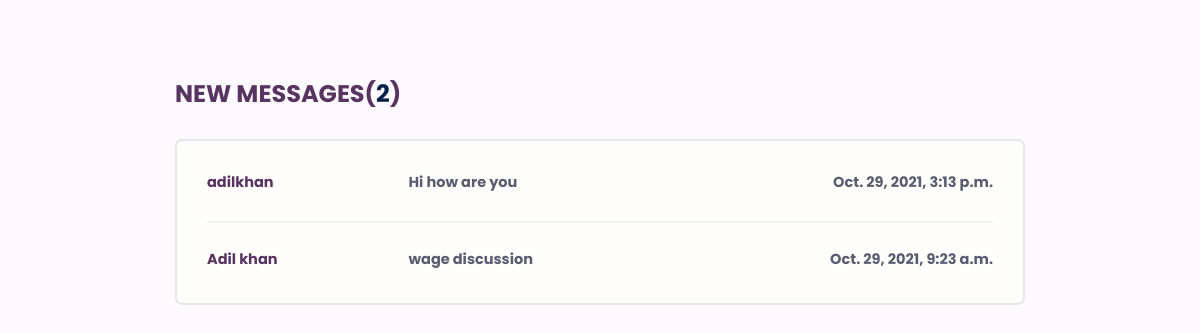
/users/inbox/ (signed in), run on an earlier commit of the app's database.
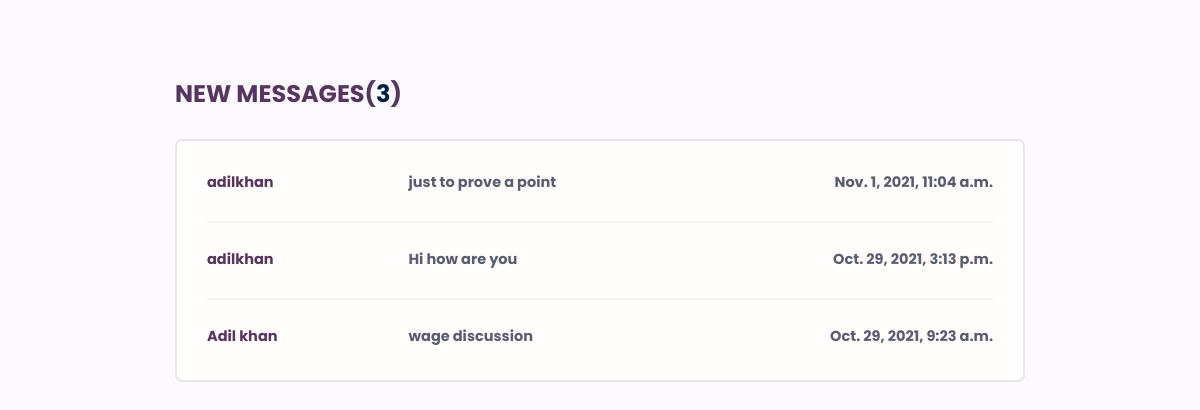
And on a later commit of the database.
### users/models.py (models this page shows, shortened)
class Message(models.Model):
    sender = models.ForeignKey(Profile,on_delete=models.SET_NULL,null=True,blank=True)
    recipient = models.ForeignKey(Profile,on_delete=models.SET_NULL,null=True,blank=True,related_name="messages")
    name = models.CharField(max_length=200,null=True,blank=True)
    email = models.EmailField(max_length=200,null=True,blank=True)
    subject = models.CharField(max_length=600,null=True,blank=True)
    body = models.TextField()
    is_read = models.BooleanField(default=False,null=True)
    created = models.DateTimeField(auto_now_add=True)
    id = models.UUIDField(default = uuid.uuid4, unique=True,primary_key=True,editable=False)
    class Meta:
        ordering = ['is_read','-created']

### users/views.py (the view)
# urls.py: path('inbox/',views.inbox,name="inbox"),
@login_required(login_url="login")
def inbox(request):
    profile = request.user.profile
    messageRequests = profile.messages.all()
    unreadCount = messageRequests.filter(is_read=False).count()
    context = {'messageRequests':messageRequests,'unreadCount':unreadCount}
    return render(request,'users/inbox.html',context)

### users/templates/users/inbox.html
{%extends 'main.html'%}
{%block content%}
  <main class="inbox my-xl">
    <div class="content-box">
      <h3 class="inbox__title" style="color:#583461">New Messages(<span>{{unreadCount}}</span>)</h3>
      <ul class="messages">
         {%for message in messageRequests%}
         {%if message.is_read == False%}
            <li class="message message--unread">
            {%else%}
            <li class='message' >
         {%endif%}
          <a href="{%url 'view' message.id%}">
            <span style="color:#583461" class="message__author">{{message.name}}</span>
            <span style="color:#5a5d6f" class="message__subject">{{message.subject}}</span>
            <span  style="color:#5a5d6f" class="message__date">{{message.created}}</span>
          </a>
        </li>
        {%endfor%}
      </ul>
    </div>
  </main>
{%endblock%}

What changed in the data, as far as the page shows it:
added Message: name "adilkhan", subject "just to prove a point", created "Nov. 1, 2021, 11:04 a.m."
Also different on the page:
{{ unreadCount }}: "2" → "3"
